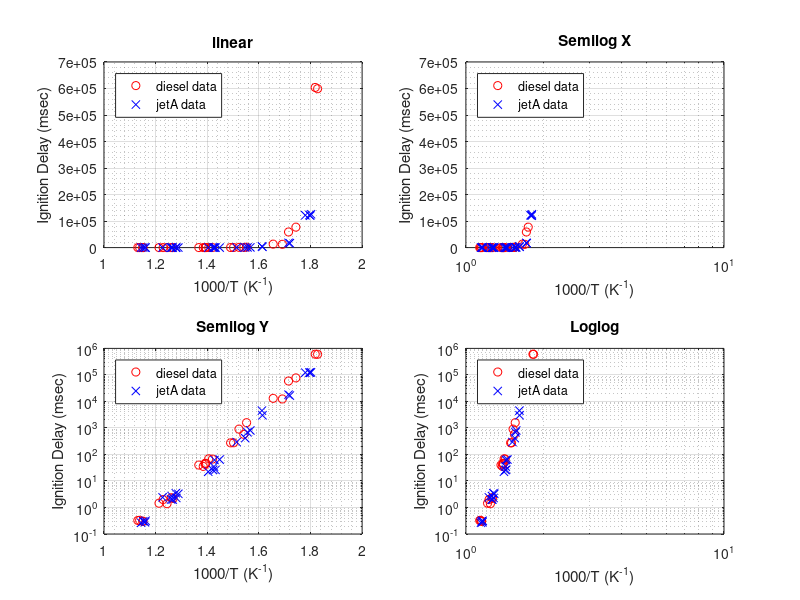
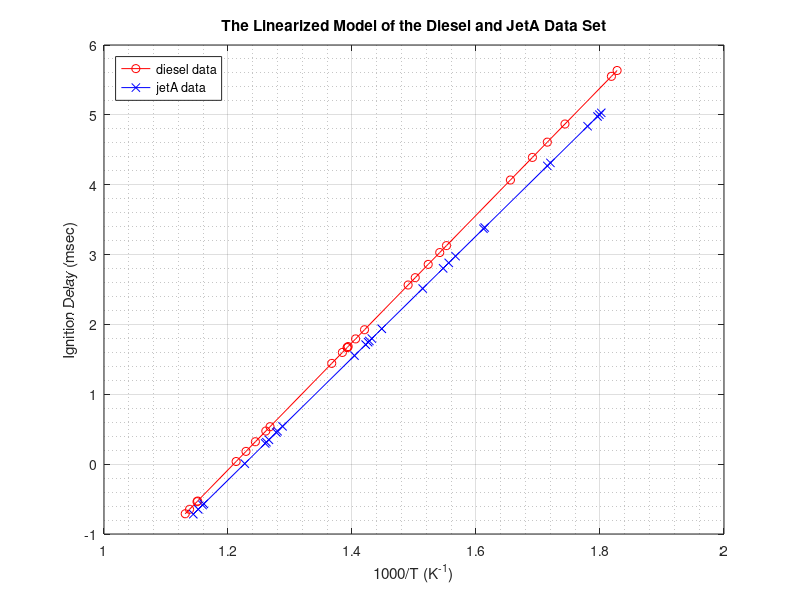
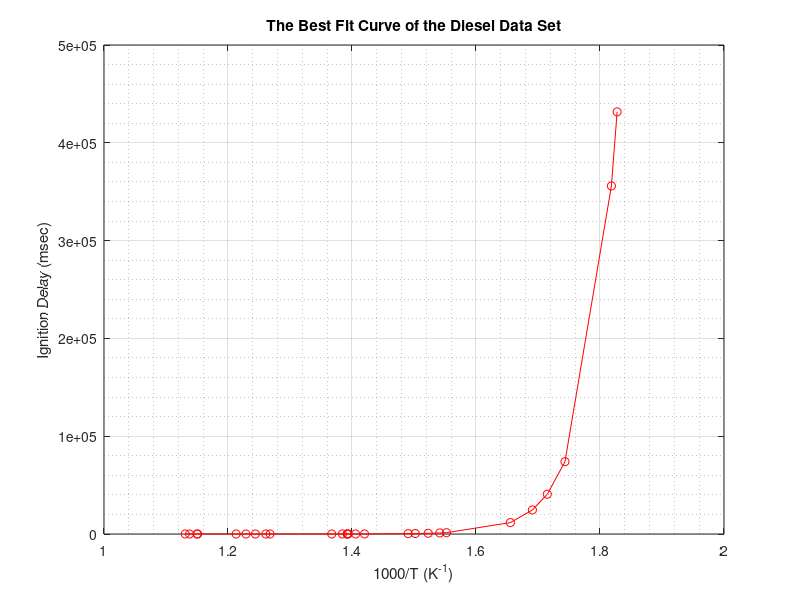
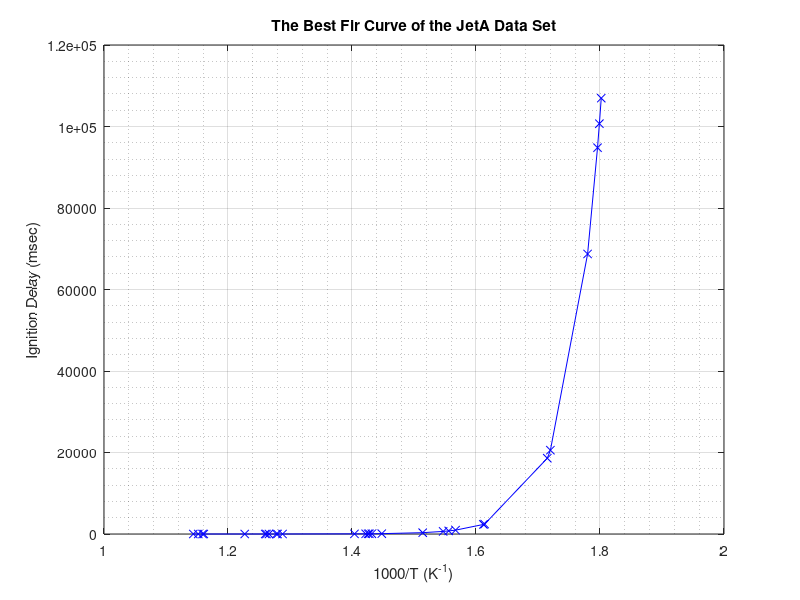

Reproduce these figures in MATLAB, in order.
%%%%%%%%%%%%%%%%%%%%%%%%%%%%%%%%%%%%%%%%%%%%%%%%%%%%%%%%%%%%%%%%%%%%%
% ENGR 132 
% Program Description 
% This program delves into the ignition delay of a turbine engine which
% is the time interval between the fuel enter the compressor and the 
% fuel to actually combust. Mainly, the relation between the 
% temperature and the ignition delay is modelled graphically for two
% different types of fuels.
% Assigment Information
%   Assignment:     PS 05, Problem 2
%   Author:         Tomoki Koike, koike@purdue.edu
%   Team ID:        002-08
%  	Contributor:    no contributor
%   My contributor(s) helped me:	
%     [ ] understand the assignment expectations without
%         telling me how they will approach it.
%     [ ] understand different ways to think about a solution
%         without helping me plan my solution.
%     [ ] think through the meaning of a specific error or
%         bug present in my code without looking at my code.
%%%%%%%%%%%%%%%%%%%%%%%%%%%%%%%%%%%%%%%%%%%%%%%%%%%%%%%%%%%%%%%%%%%%%


%% ____________________
%% INITIALIZATION
 
% Importing the data 
dieselData = csvread("Data_diesel_ignition_delay.csv",1,0);
            % the data for the diesel #2 fuel
jetData = csvread("Data_jetA_ignition_delay.csv",1,0);
            % the data for the jet-A fuel
            
% setting variables for the columns in the data 
% the diesel data
dieselTemp = dieselData(:,1);   % the temperature factor 1000/T (K^-1) 
dieselDel = dieselData(:,2);    % the ignition delay (msec)
% the jet fuel data 
jetTemp = jetData(:,1);         % the temperature factor 1000/t (K^-1)
jetDel = jetData(:,2);          % the ignition delay (msec)


%% ____________________
%% SUBPLOT FIGURE(S)

% plotting the two data sets together in the form of linear, semilogX,
% semilogY, and loglog
figure
% the subplot for the linear graph
subplot(2,2,1)
plot(dieselTemp,dieselDel,"or")
title('linear')
xlabel('1000/T (K^{-1})')
ylabel('Ignition Delay (msec)')
grid on
grid minor
hold on
plot(jetTemp,jetDel,"xb")
hold off
legend('diesel data','jetA data','location','northwest')

% the subplot for the semilogx
subplot(2,2,2)
semilogx(dieselTemp,dieselDel,"or")
title('Semilog X')
xlabel('1000/T (K^{-1})')
ylabel('Ignition Delay (msec)')
grid on
grid minor
hold on
semilogx(jetTemp,jetDel,"xb")
hold off
legend('diesel data','jetA data','location','northwest')

% the subplot for the semilogy
subplot(2,2,3)
semilogy(dieselTemp,dieselDel,"or")
title('Semilog Y')
xlabel('1000/T (K^{-1})')
ylabel('Ignition Delay (msec)')
grid on
grid minor
hold on
semilogy(jetTemp,jetDel,"xb")
hold off
legend('diesel data','jetA data','location','northwest')

% the subplot for the loglog 
subplot(2,2,4)
loglog(dieselTemp,dieselDel,"or")
title('Loglog')
xlabel('1000/T (K^{-1})')
ylabel('Ignition Delay (msec)')
grid on
grid minor
hold on
loglog(jetTemp,jetDel,"xb")
hold off
legend('diesel data','jetA data','location','northwest')


%% ____________________
%% LINEARIZATION

% transforming the y-values to log(y)
% diesel
dieselLogDel = log10(dieselDel);
% jetA
jetLogDel = log10(jetDel);

% manipulating the linear regression
% diesel 
pfitDiesel = polyfit(dieselTemp,dieselLogDel,1);
            % finding the slope and the y-intercept for the 
            % regression line 
dieselSlope = pfitDiesel(1,1);
            % the slope value
dieselY_incpt = pfitDiesel(1,2);
            % the y-intercept value
pvalDiesel = polyval(pfitDiesel,dieselTemp);
            % the y-values corresponding to the x-values on the 
            % modeled regression line 
% jetA
pfitJet = polyfit(jetTemp,jetLogDel,1);
            % finding the slope and the y-intercept for the 
            % regression line 
jetSlope = pfitJet(1,1);
            % the slope value
jetY_incpt = pfitJet(1,2);
            % the y-intercept value
pvalJet = polyval(pfitJet,jetTemp);
            % the y-values corresponding to the x-values on the 
            % modeled regression line 
            
% printing the predicted regression model equation
fprintf("The linear regression line for the diesel data set is y = %.3fx + %.3f .\n", dieselSlope, dieselY_incpt);
fprintf("The linear regression line for the jetA data set is y = %.3fx + %.3f .\n", jetSlope, jetY_incpt);

% plotting the linearized data and the trend line for the two data sets 
figure
plot(dieselTemp,pvalDiesel,"-or")
title('The Linearized Model of the Diesel and JetA Data Set')
xlabel('1000/T (K^{-1})')
ylabel('Ignition Delay (msec)')
grid on
grid minor
hold on
plot(jetTemp,pvalJet,"-xb")
hold off
legend('diesel data','jetA data','location','northwest')




%% ____________________
%% MODEL

% Because the linear regression model is 
% log10(y) = a*x + b    //a and b are calculated by polyfit
% by manipulating this formula we can get 
% y = 10^(ax+b)

% printing and plotting the general equation (best fit curve) for 
% each data set
% diesel
dieselGenFormX = dieselTemp;        
        % the x-values for the general form 
dieselGenFormY = 10.^(dieselSlope*dieselGenFormX + dieselY_incpt);
        % the y-values for the general form
fprintf("\nThe general form of the best fit equation is y = 10^(%.3dx+%.3d) .",dieselSlope, dieselY_incpt);
        % printing the equation on the command window
% jet
jetGenFormX = jetTemp;        
        % the x-values for the general form 
jetGenFormY = 10.^(jetSlope*jetGenFormX + jetY_incpt);
        % the y-values for the general form
fprintf("\nThe general form of the best fit equation is y = 10^(%.3dx+%.3d) .\n",jetSlope, jetY_incpt);
        % printing the equation on the command window
        
% plotting 
% diesel
figure
plot(dieselGenFormX,dieselGenFormY,"-or")
title('The Best Fit Curve of the Diesel Data Set')
xlabel('1000/T (K^{-1})')
ylabel('Ignition Delay (msec)')
grid on
grid minor

% jetA
figure
plot(jetGenFormX,jetGenFormY,"-xb")
title('The Best Fir Curve of the JetA Data Set')
xlabel('1000/T (K^{-1})')
ylabel('Ignition Delay (msec)')
grid on
grid minor

%% ____________________
%% ANALYSIS

%% -- Q1
% The model of the semilog y is possibly the best data representing 
% model because the scattered data points line up linearly the best
% and also the x axis scaling does not have much difference by 
% transforming the x-values to log(x). Namely, the normal x axis spans
% x-values from approximately 1.12 to 1.84, whereas the log(x) x axis 
% spans x-values from approximately 0 to 1.82. This means that 
% transforming the x to log(x) is unecessary.


%% ____________________
%% ACADEMIC INTEGRITY STATEMENT
% I have not used source code obtained from any other unauthorized
% source, either modified or unmodified.  Neither have I provided
% access to my code to another. The script I am submitting
% is my own original work.